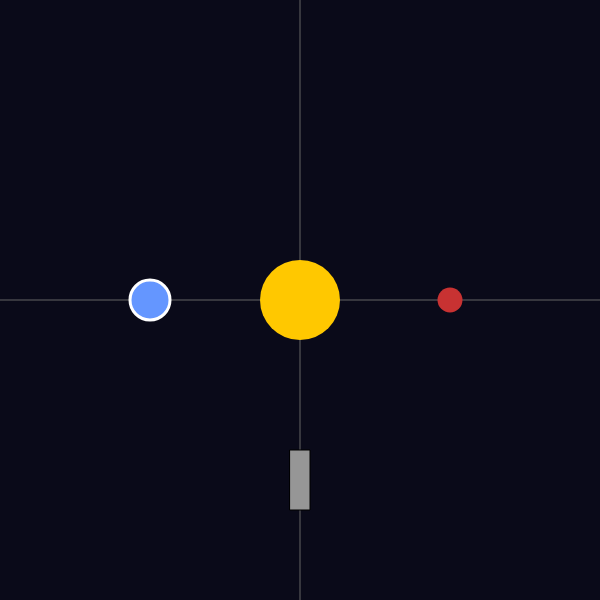
Frame 1 (no input)
Frame 60 (no input): identical to frame 1, image omitted
Frame 120 (the mouse pressed at the canvas centre since frame 60): identical to frame 1, image omitted

The p5.js sketch that drew this single still picture (run headless with seeded random() and noise() and a simulated clock; from frame 60 on, the mouse is pressed at the canvas centre):

// p5.js sketch
// ── sketch.js
function setup() {
//Requirement: Canvas size between 500 and 1920
  createCanvas(600, 600);
}

function draw() {
  background(10,10,25); // deep space blue

// 1. Primitive lines (planetary orbits)
stroke(100); // grey color for orbits
strokeWeight (1);
noFill();
line(0,300,600,300); // a horizontal path/orbit
line(300,0,300,600); // a vertical path orbit

//2. Primitive Ellipses (The Planets)
//The Sun
fill(255,200,0); //bright yellow
noStroke();
ellipse(300,300,80,80);

//Planet 1
fill(100,150,255); // Light blue
stroke(255); // white outline
strokeWeight(3);
ellipse(150,300,40,40);

//Planet 2 
fill(200,50,50); //Red
noStroke();
ellipse(450,300,25,25);

//Primitive Rectangles (a space station)
fill(150); // metallic grey
stroke(0);
strokeWeight(1);
rect(290,450,20,60); // A vertical structure
}
